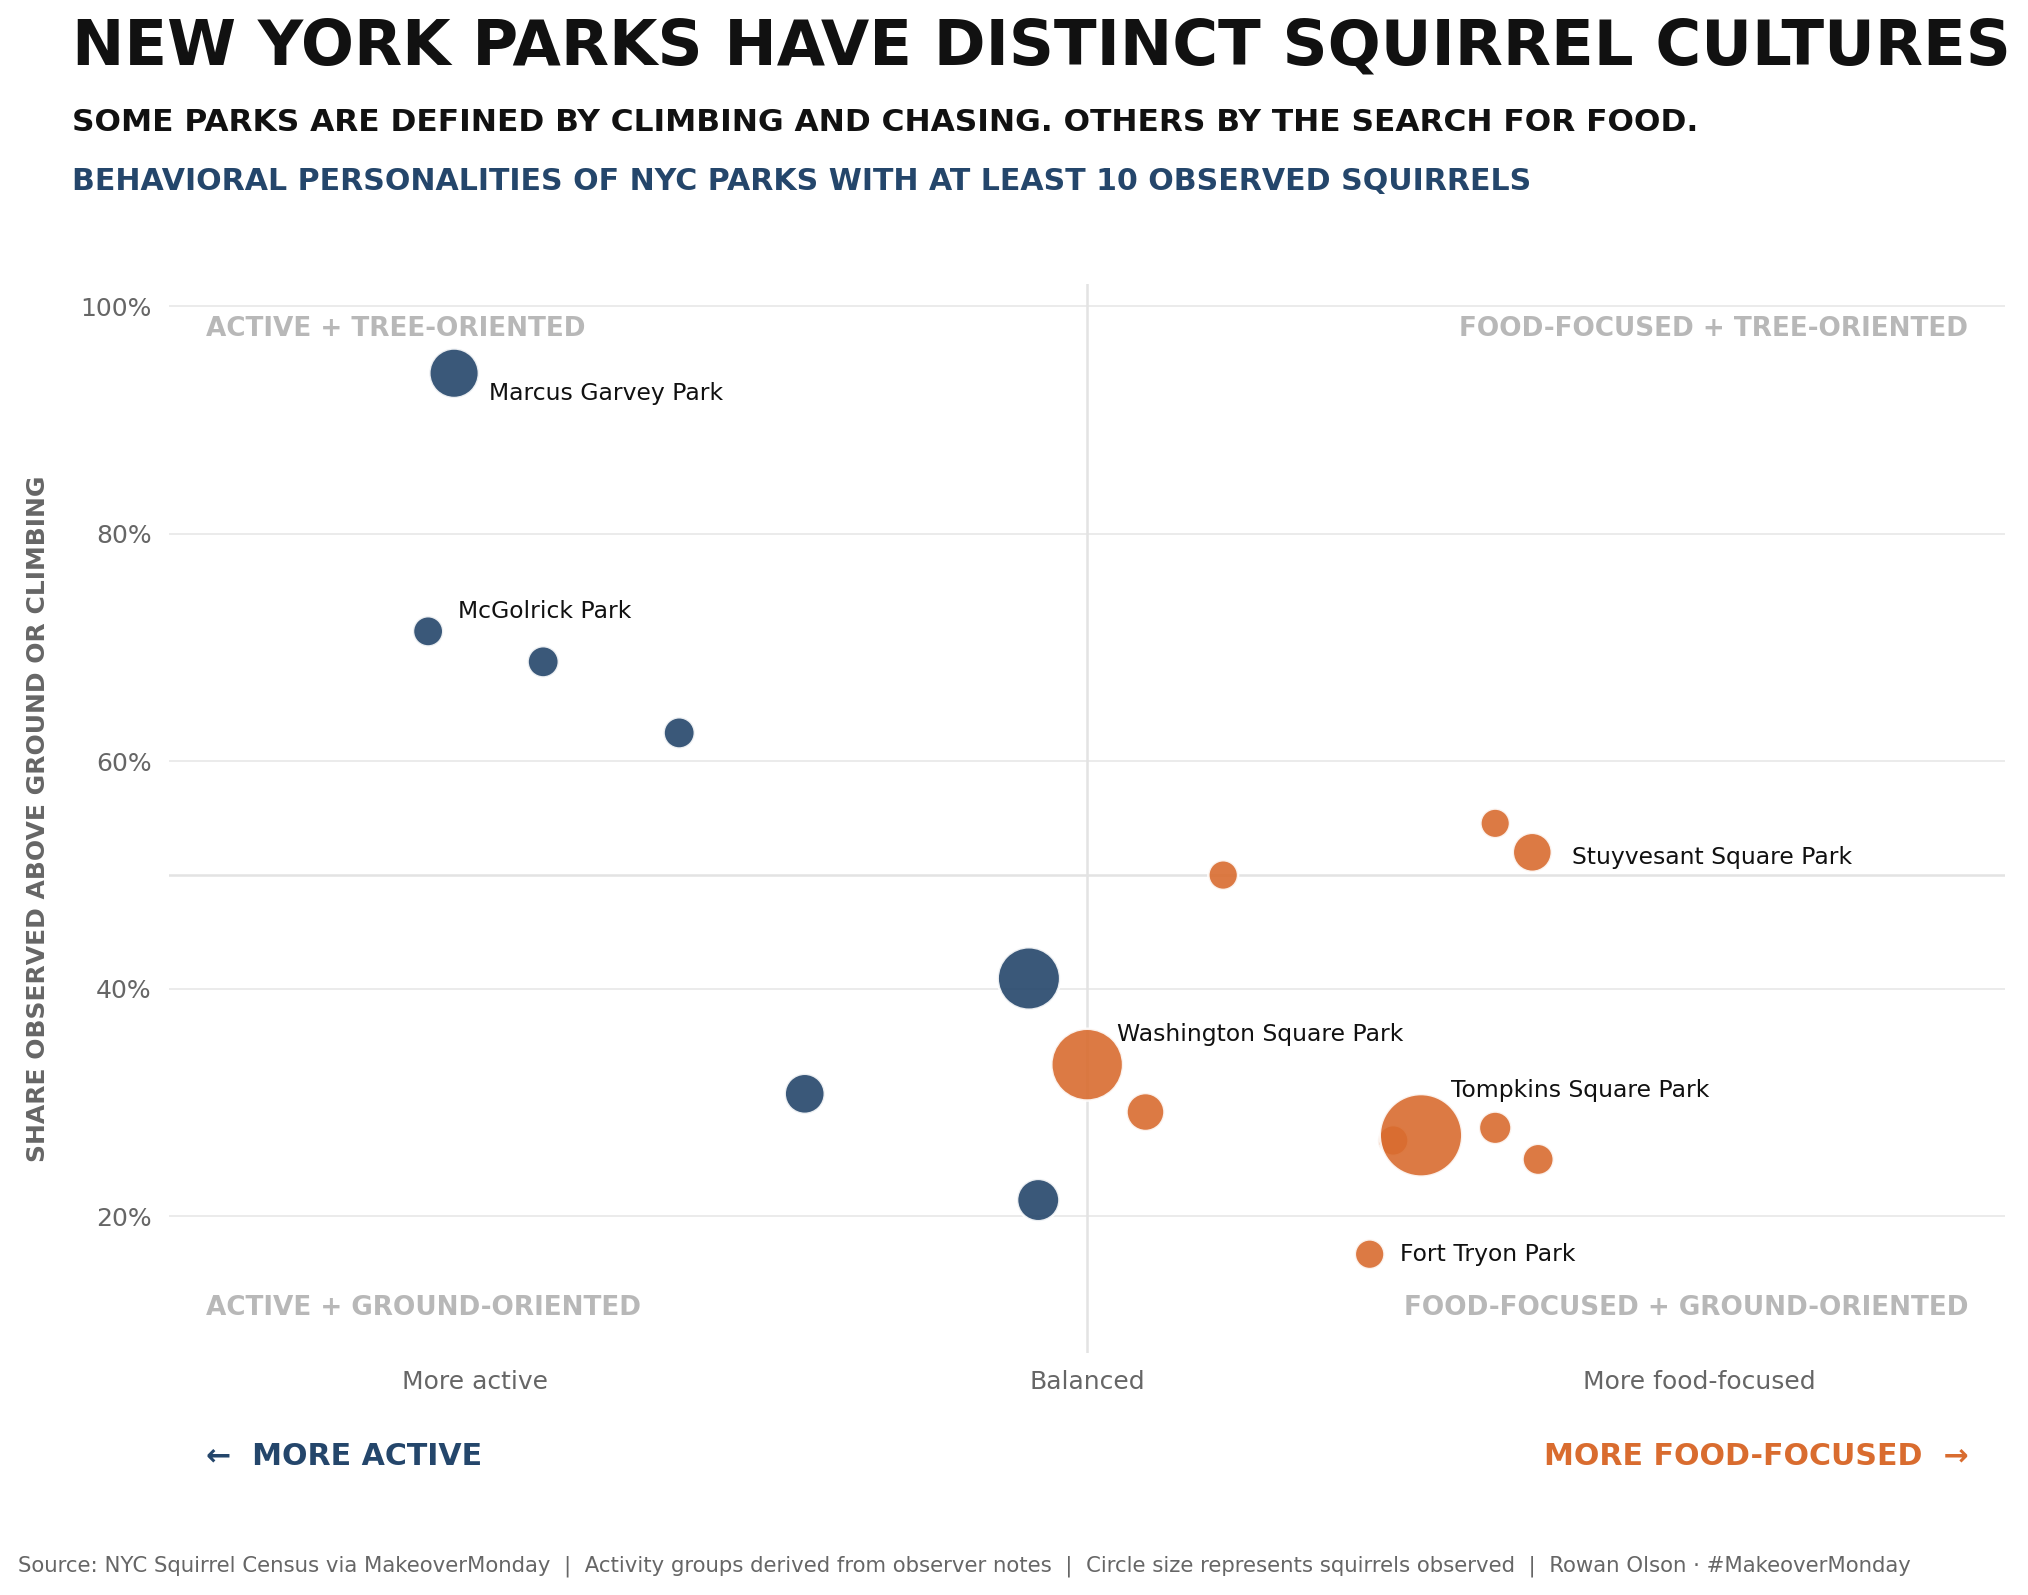

Write Python code to recreate this figure.
from pathlib import Path
import pandas as pd
import numpy as np
import matplotlib.pyplot as plt

HERE = Path(__file__).resolve().parent
df = pd.read_csv(HERE / 'MM2026 W30 Squirrels.csv', encoding='cp1252')

assert df['Squirrel ID'].notna().all()
assert df['Park Name'].notna().all()

activities = df['Activities'].fillna('').str.lower()
locations = df['Location'].fillna('').str.lower()

df['Food'] = activities.str.contains(r'forag|eat|dig|bury|food|nut', regex=True)
df['Active'] = activities.str.contains(r'run|chas|climb|jump|leap', regex=True)
df['Tree'] = locations.str.contains('above ground', regex=False) | activities.str.contains(r'climb|up tree|down tree', regex=True)

park = df.groupby('Park Name').agg(Observations=('Squirrel ID', 'size'), Food_n=('Food', 'sum'), Active_n=('Active', 'sum'), Tree_n=('Tree', 'sum')).reset_index()
park = park[park['Observations'] >= 10].copy()
park = park[(park['Food_n'] + park['Active_n']) > 0].copy()

park['x'] = (park['Food_n'] - park['Active_n']) / (park['Food_n'] + park['Active_n'])
park['y'] = park['Tree_n'] / park['Observations']

assert park['x'].between(-1, 1).all()
assert park['y'].between(0, 1).all()

park['Display'] = park['Park Name'].replace({'Riverside Park (Section Near Grant Memorial)': 'Riverside Park', 'John V. Lindsay East River Park': 'East River Park', 
    'Msgr. McGolrick Park': 'McGolrick Park'})

BG, TEXT, MUTED, GRID = '#FFFFFF', '#111111', '#666666', '#E3E3E3'
BLUE, ORANGE = '#24466B', '#D96C2F'
FONT = 'DejaVu Sans'

LABEL_OFFSETS = {
    'Marcus Garvey Park': (14, -8),
    'McGolrick Park': (12, 8),
    'Washington Square Park': (12, 12),
    'Stuyvesant Square Park': (16, -2),
    'Tompkins Square Park': (12, 18),
    'Fort Tryon Park': (12, 0)
}

fig, ax = plt.subplots(figsize=(12, 9))
fig.patch.set_facecolor(BG)
ax.set_facecolor(BG)

obs_min, obs_max = park['Observations'].min(), park['Observations'].max()
sizes = 140 + ((park['Observations'] - obs_min) / (obs_max - obs_min)) ** 1.8 * 950
colors = np.where(park['x'] >= 0, ORANGE, BLUE)

ax.axvline(0, color=GRID, linewidth=1.0, zorder=0)
ax.axhline(0.5, color=GRID, linewidth=1.0, zorder=0)
ax.scatter(park['x'], park['y'], s=sizes, color=colors, edgecolor='white', linewidth=1.0, alpha=0.9, zorder=3)

for _, row in park.iterrows():
    if row['Display'] not in LABEL_OFFSETS:
        continue
    ax.annotate(row['Display'], xy=(row['x'], row['y']), xytext=LABEL_OFFSETS[row['Display']], textcoords='offset points', fontsize=9.4, fontfamily=FONT, fontweight='medium', 
        color=TEXT, ha='left', va='center', zorder=5)

ax.set_xlim(-0.75, 0.75)
ax.set_ylim(0.08, 1.02)
ax.set_xticks([-0.5, 0, 0.5])
ax.set_xticklabels(['More active', 'Balanced', 'More food-focused'], fontsize=10, fontfamily=FONT, color=MUTED)
ax.set_yticks([0.2, 0.4, 0.6, 0.8, 1.0])
ax.set_yticklabels(['20%', '40%', '60%', '80%', '100%'], fontsize=10, fontfamily=FONT, color=MUTED)
ax.set_ylabel('SHARE OBSERVED ABOVE GROUND OR CLIMBING', fontsize=10, fontfamily=FONT, fontweight='bold', color=MUTED, labelpad=12)
ax.grid(True, axis='y', color=GRID, linewidth=0.7, alpha=0.8, zorder=0)

for spine in ['top', 'right', 'left', 'bottom']:
    ax.spines[spine].set_visible(False)

ax.tick_params(left=False, bottom=False, colors=MUTED)

ax.text(0.02, 0.97, 'ACTIVE + TREE-ORIENTED', transform=ax.transAxes, fontsize=10.5, fontfamily=FONT, fontweight='bold', color='#B8B8B8', ha='left', va='top')
ax.text(0.98, 0.97, 'FOOD-FOCUSED + TREE-ORIENTED', transform=ax.transAxes, fontsize=10.5, fontfamily=FONT, fontweight='bold', color='#B8B8B8', ha='right', va='top')
ax.text(0.02, 0.03, 'ACTIVE + GROUND-ORIENTED', transform=ax.transAxes, fontsize=10.5, fontfamily=FONT, fontweight='bold', color='#B8B8B8', ha='left', va='bottom')
ax.text(0.98, 0.03, 'FOOD-FOCUSED + GROUND-ORIENTED', transform=ax.transAxes, fontsize=10.5, fontfamily=FONT, fontweight='bold', color='#B8B8B8', ha='right', va='bottom')
ax.text(0.02, -0.105, '←  MORE ACTIVE', transform=ax.transAxes, fontsize=12, fontfamily=FONT, fontweight='bold', color=BLUE, ha='left')
ax.text(0.98, -0.105, 'MORE FOOD-FOCUSED  →', transform=ax.transAxes, fontsize=12, fontfamily=FONT, fontweight='bold', color=ORANGE, ha='right')

fig.text(0.065, 0.955, 'NEW YORK PARKS HAVE DISTINCT SQUIRREL CULTURES', fontsize=25, fontfamily=FONT, fontweight='bold', color=TEXT, ha='left')
fig.text(0.065, 0.914, 'SOME PARKS ARE DEFINED BY CLIMBING AND CHASING. OTHERS BY THE SEARCH FOR FOOD.', fontsize=12.5, fontfamily=FONT, fontweight='bold', color=TEXT, ha='left')
fig.text(0.065, 0.878, 'BEHAVIORAL PERSONALITIES OF NYC PARKS WITH AT LEAST 10 OBSERVED SQUIRRELS', fontsize=12, fontfamily=FONT, fontweight='bold', color=BLUE, ha='left')
fig.text(0.04, 0.025, 'Source: NYC Squirrel Census via MakeoverMonday  |  Activity groups derived from observer notes  |  Circle size represents squirrels observed  |  Rowan Olson · #MakeoverMonday', fontsize=8.5, fontfamily=FONT, color=MUTED, ha='left')

fig.subplots_adjust(left=0.11, right=0.96, top=0.82, bottom=0.16)
plt.savefig(HERE / 'squirrels.png', dpi=180, bbox_inches='tight', facecolor=BG)
plt.show()
